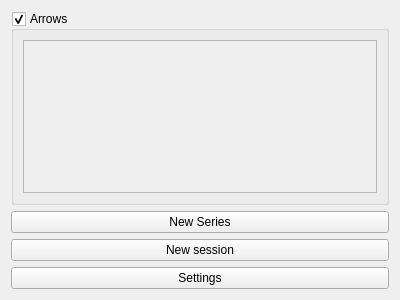
<?xml version="1.0" encoding="UTF-8"?>
<ui version="4.0">
 <class>SessionControlWidget</class>
 <widget class="QWidget" name="SessionControlWidget">
  <property name="geometry">
   <rect>
    <x>0</x>
    <y>0</y>
    <width>400</width>
    <height>300</height>
   </rect>
  </property>
  <property name="windowTitle">
   <string>Form</string>
  </property>
  <layout class="QVBoxLayout" name="verticalLayout">
   <item>
    <widget class="QGroupBox" name="groupBox">
     <property name="title">
      <string>Arrows</string>
     </property>
     <property name="checkable">
      <bool>true</bool>
     </property>
     <layout class="QHBoxLayout" name="horizontalLayout">
      <item>
       <widget class="QScrollArea" name="scrollArea">
        <property name="widgetResizable">
         <bool>true</bool>
        </property>
        <widget class="QWidget" name="scrollAreaWidgetContents">
         <property name="geometry">
          <rect>
           <x>0</x>
           <y>0</y>
           <width>356</width>
           <height>158</height>
          </rect>
         </property>
        </widget>
       </widget>
      </item>
     </layout>
    </widget>
   </item>
   <item>
    <widget class="QPushButton" name="pushButton">
     <property name="text">
      <string>New Series</string>
     </property>
    </widget>
   </item>
   <item>
    <widget class="QPushButton" name="pushButton_2">
     <property name="text">
      <string>New session</string>
     </property>
    </widget>
   </item>
   <item>
    <widget class="QPushButton" name="pushButton_3">
     <property name="text">
      <string>Settings</string>
     </property>
    </widget>
   </item>
  </layout>
 </widget>
 <resources/>
 <connections/>
</ui>
